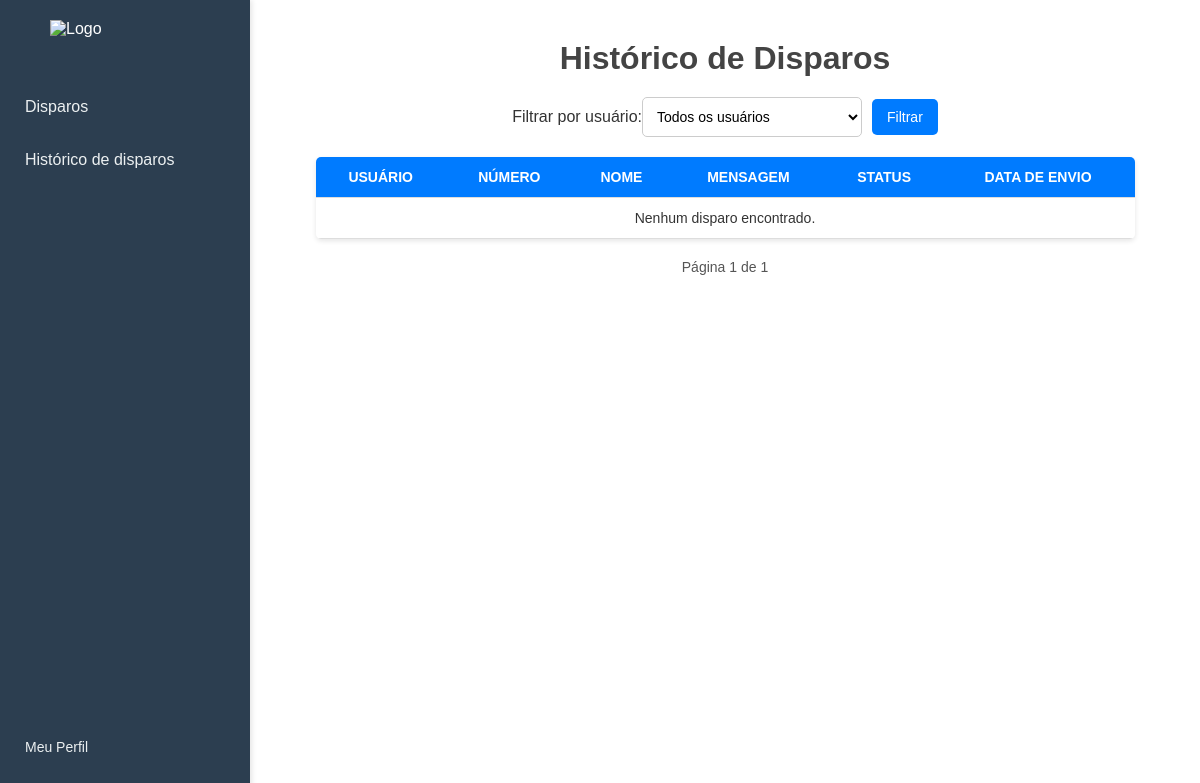
The page /historico/ (signed in) on the database as committed earlier.
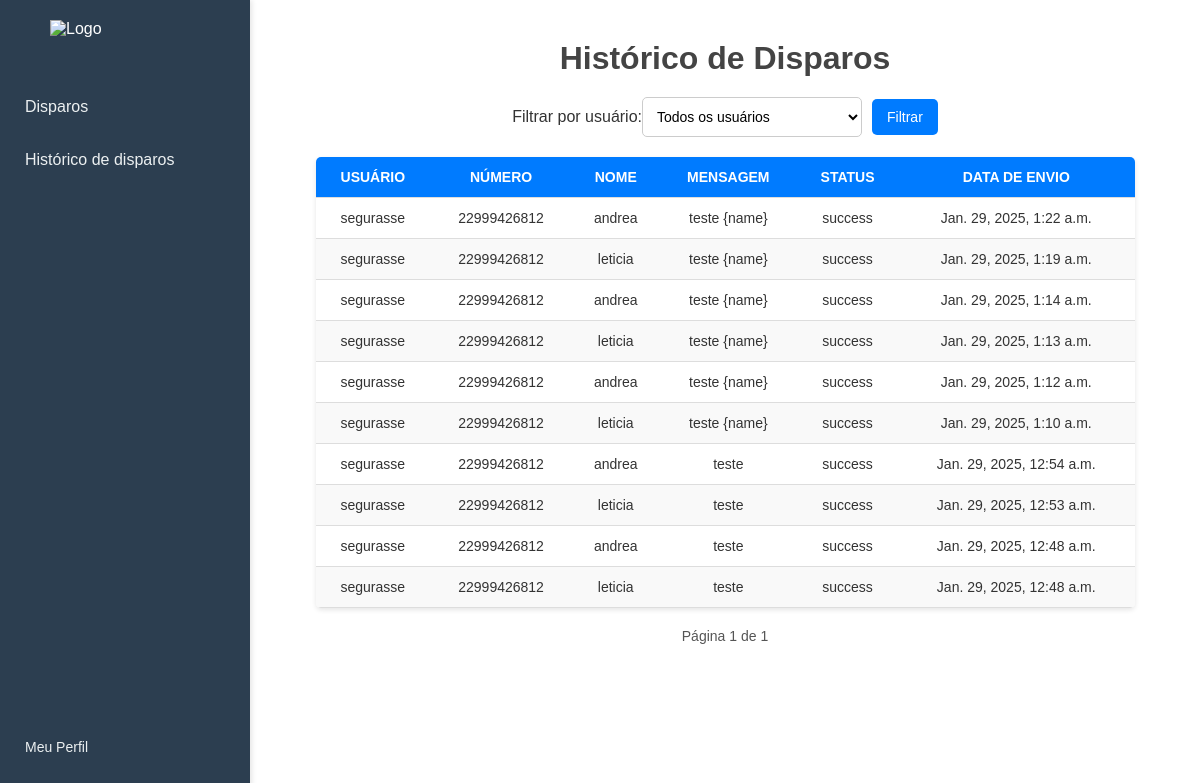
The same page on the database as committed later.
### disparos/models.py (models this page shows, shortened)
class DisparoHistorico(models.Model):
    usuario = models.ForeignKey(settings.AUTH_USER_MODEL, on_delete=models.CASCADE, related_name="historico_disparos")
    numero = models.CharField(max_length=20)
    nome = models.CharField(max_length=100)
    mensagem = models.TextField()
    status = models.CharField(max_length=20)  # Ex.: "success" ou "error"
    data_envio = models.DateTimeField(auto_now_add=True)

### accounts/models.py (models this page shows, shortened)
class CustomUser(AbstractUser):
    SETOR_CHOICES = [
        ('administrativo', 'Administrativo'),
        ('financeiro', 'Financeiro'),
        ('vendas', 'Vendas'),
        ('estoque', 'Estoque'),
    ]
    setor = models.CharField(
        max_length=20,
        choices=SETOR_CHOICES,
        default='administrativo',
        verbose_name='Setor'
    )
    api_key = models.CharField(
        max_length=255,
        blank=True,
        null=True,
        verbose_name='API Key'
    )
    instancia = models.CharField(
        max_length=255,
        blank=True,
        null=True,
        verbose_name='Instância'
    )

### disparos/views.py (the view)
# urls.py: path('historico/', views.listar_disparos, name='historico_disparos'),
@login_required
def listar_disparos(request):
    usuarios = User.objects.all() if request.user.is_staff else None
    if request.user.is_staff:
        usuario_id = request.GET.get('usuario')  # ID do usuário selecionado no filtro
        if usuario_id:
            disparos = DisparoHistorico.objects.filter(usuario_id=usuario_id).order_by('-data_envio')
        else:
            disparos = DisparoHistorico.objects.all().order_by('-data_envio')
    else:
        disparos = DisparoHistorico.objects.filter(usuario=request.user).order_by('-data_envio')
    paginator = Paginator(disparos, 10)  # 10 disparos por página
    page_number = request.GET.get('page')  # Número da página na URL
    page_obj = paginator.get_page(page_number)
    return render(request, 'listar_disparos.html', {
        'page_obj': page_obj,
        'is_admin': request.user.is_staff,
        'usuarios': usuarios,  # Envia a lista de usuários para o template
    })

### disparos/templates/listar_disparos.html (shortened to what this page needs)
{% extends 'base.html' %}
{% load static %}
{% block content %}
    <h1>Histórico de Disparos</h1>
    {% if is_admin %}
        <form method="get" action="">
            <label for="usuario">Filtrar por usuário:</label>
            <select id="usuario" name="usuario">
                <option value="">Todos os usuários</option>
            </select>
            <button type="submit">Filtrar</button>
        </form>
    {% endif %}
    <table>
        <thead>
            <tr>
                <th>Usuário</th>
                <th>Número</th>
                <th>Nome</th>
                <th>Mensagem</th>
                <th>Status</th>
                <th>Data de Envio</th>
            </tr>
        </thead>
        <tbody>
            {% for disparo in page_obj %}
                <tr>
                    <td>{{ disparo.usuario.username }}</td>
                    <td>{{ disparo.numero }}</td>
                    <td>{{ disparo.nome }}</td>
                    <td>{{ disparo.mensagem }}</td>
                    <td>{{ disparo.status }}</td>
                    <td>{{ disparo.data_envio }}</td>
                </tr>
            {% empty %}
                <tr>
                    <td colspan="6">Nenhum disparo encontrado.</td>
                </tr>
            {% endfor %}
        </tbody>
    </table>
    <div class="pagination">
        <span>Página {{ page_obj.number }} de {{ page_obj.paginator.num_pages }}</span>
    </div>
{% endblock %}

### templates/base.html (shortened to what this page needs)
{% load static %}
<!DOCTYPE html>
<html lang="pt-BR">
    <head>
        {% block css %}
        <link rel="stylesheet" href="{% static 'css/style.css' %}">
        {% endblock %}
    </head>
<body>
    <div class="container">
        <nav class="sidebar">
            <div>
                <div class="logo">
                    <img src="{% static 'images/logo.png' %}" alt="Logo" />
                </div>
                <ul class="menu">
                    <li><a href="{% url 'disparos' %}">Disparos</a></li>
                    <li><a href="{% url 'historico_disparos' %}">Histórico de disparos</a></li>
                </ul>
            </div>
            <div class="footer-menu">
                <ul>
                    <li><a href="{% url 'meu_perfil' %}">Meu Perfil</a></li>
                </ul>
            </div>
        </nav>
        <main class="content">
            {% block content %}
            {% endblock %}
        </main>
    </div>
</body>
</html>

### templates/static/css/style.css (style rules this page uses)
* { margin: 0; padding: 0; box-sizing: border-box; }
body { margin: 0; font-family: Arial, sans-serif; background-color: #f4f4f9; }
.container { display: flex; min-height: 100vh; }
.sidebar { width: 250px; background-color: #2C3E50; color: #fff; display: flex; flex-direction: column; justify-content: space-between; position: fixed; height: 100vh; padding: 20px 15px; box-shadow: 2px 0 5px rgba(0, 0, 0, 0.1); }
.logo img { width: 100%; max-width: 150px; margin: 0 auto; display: block; margin-bottom: 50px; }
.menu { list-style: none; padding: 0; margin: 0; }
.menu li { margin: 15px 0; }
.menu li a { color: #ecf0f1; text-decoration: none; font-size: 16px; padding: 10px; display: block; border-radius: 5px; transition: background-color 0.3s ease; }
.footer-menu ul { list-style: none; padding: 0; margin: 0; }
.footer-menu li { margin: 15px 0; }
.footer-menu li a { color: #ecf0f1; text-decoration: none; font-size: 14px; padding: 10px; display: block; border-radius: 5px; transition: background-color 0.3s ease; }
.content { margin-left: 250px; padding: 20px; flex-grow: 1; background-color: #ffffff; }

### disparos/templates/listar_disparos.html (style rules this page uses)
body { font-family: Arial, sans-serif; background-color: #f4f4f9; margin: 0; padding: 0; color: #333; }
h1 { text-align: center; color: #444; margin-top: 20px; }
form { display: flex; justify-content: center; align-items: center; margin: 20px 0; }
form select { padding: 10px; border: 1px solid #ccc; border-radius: 5px; font-size: 14px; margin-right: 10px; width: 220px; background-color: #fff; cursor: pointer; transition: border-color 0.3s; }
form button { padding: 10px 15px; border: none; background-color: #007bff; color: white; border-radius: 5px; cursor: pointer; font-size: 14px; transition: background-color 0.3s; }
table { width: 90%; margin: 20px auto; border-collapse: collapse; background: white; border-radius: 5px; overflow: hidden; box-shadow: 0 2px 5px rgba(0, 0, 0, 0.1); }
table thead { background-color: #007bff; color: white; }
table th, table td { padding: 12px; text-align: center; border-bottom: 1px solid #ddd; }
table th { font-size: 14px; text-transform: uppercase; }
table tr:nth-child(even) { background-color: #f9f9f9; }
table td { font-size: 14px; }
.pagination { display: flex; justify-content: center; align-items: center; margin: 20px 0; }
.pagination span { margin: 0 10px; font-size: 14px; color: #555; }

Rows that differ between the two databases and show on the page:
added DisparoHistorico: usuario.username "segurasse", numero "22999426812", nome "andrea", mensagem "teste {name}", status "success", data_envio "Jan. 29, 2025, 1:22 a.m."
added DisparoHistorico: usuario.username "segurasse", numero "22999426812", nome "leticia", mensagem "teste {name}", status "success", data_envio "Jan. 29, 2025, 1:19 a.m."
added DisparoHistorico: usuario.username "segurasse", numero "22999426812", nome "andrea", mensagem "teste {name}", status "success", data_envio "Jan. 29, 2025, 1:14 a.m."
added DisparoHistorico: usuario.username "segurasse", numero "22999426812", nome "leticia", mensagem "teste {name}", status "success", data_envio "Jan. 29, 2025, 1:13 a.m."
added DisparoHistorico: usuario.username "segurasse", numero "22999426812", nome "andrea", mensagem "teste {name}", status "success", data_envio "Jan. 29, 2025, 1:12 a.m."
added DisparoHistorico: usuario.username "segurasse", numero "22999426812", nome "leticia", mensagem "teste {name}", status "success", data_envio "Jan. 29, 2025, 1:10 a.m."
added DisparoHistorico: usuario.username "segurasse", numero "22999426812", nome "andrea", mensagem "teste", status "success", data_envio "Jan. 29, 2025, 12:54 a.m."
added DisparoHistorico: usuario.username "segurasse", numero "22999426812", nome "leticia", mensagem "teste", status "success", data_envio "Jan. 29, 2025, 12:53 a.m."
added DisparoHistorico: usuario.username "segurasse", numero "22999426812", nome "andrea", mensagem "teste", status "success", data_envio "Jan. 29, 2025, 12:48 a.m."
added DisparoHistorico: usuario.username "segurasse", numero "22999426812", nome "leticia", mensagem "teste", status "success", data_envio "Jan. 29, 2025, 12:48 a.m."
Other text that changed with them:
text no longer shown: "Nenhum disparo encontrado."
